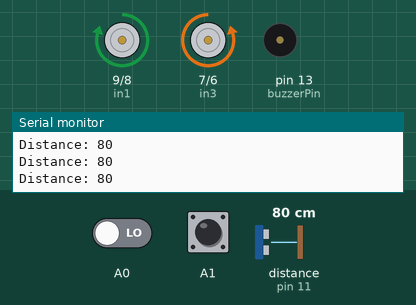
Simulated run of this sketch. Board: Arduino Uno, built with avr-gcc and run on an emulated ATmega328P. Parts: motor-driver pin pairs drawn as motors (green arrow = first pin HIGH = forward, orange = second pin HIGH = backward, longer = more drive, scaled by the enable pin), buzzer (waves = sounding, pin HIGH), the last lines printed to the serial monitor. The test bench sets the inputs (shaded band); at power-on: distance to the obstacle (sensor on pin 11) 80 cm, A0 LOW, A1 HIGH. The echo pulse lasts 58.3 µs per cm.

Above: at 1.2 s.
1.3 s: distance to the obstacle (sensor on pin 11) set to 42 cm
2.8 s: distance to the obstacle (sensor on pin 11) set to 37 cm
At 3.1 s:
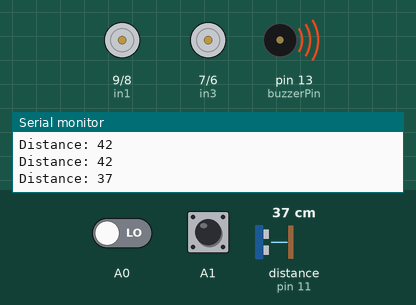
Timing chart, 0 to 5.8 s (numbered marks = the images above; inputs shaded):
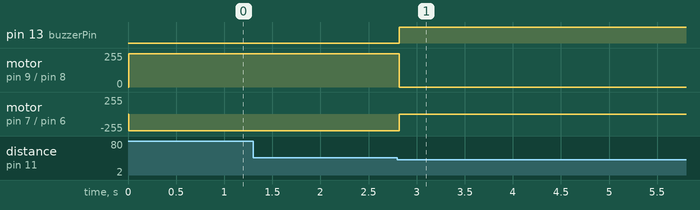

The sketch:

code.ino
```cpp
#include <Ultrasonic.h>

#define in1 9
#define in2 8
#define in3 7
#define in4 6
#define enA 10
#define enB 5
#define triggerPin 12
#define echoPin 11
#define buzzerPin 13

Ultrasonic ultrasonic(triggerPin, echoPin);
bool objectDetected = false;
unsigned long stopTime = 0;
unsigned long resumeTime = 0;
unsigned long ultrasonicTimeout = 180000; // 3 minutes in milliseconds
unsigned long stopDuration = 30000; // 2 minutes in milliseconds

int M1_Speed = 100; // speed of motor 1
int M2_Speed = 100; // speed of motor 2
int LeftRotationSpeed = 250; // Left Rotation Speed
int RightRotationSpeed = 250; // Right Rotation Speed

unsigned long buzzerStartTime = 0;
unsigned long buzzerDuration = 2000; // 2 seconds in milliseconds
unsigned long buzzerOffTime = 2000; // 2 seconds in milliseconds

void setup() {
  pinMode(in1, OUTPUT);
  pinMode(in2, OUTPUT);
  pinMode(in3, OUTPUT);
  pinMode(in4, OUTPUT);
  pinMode(enA, OUTPUT);
  pinMode(enB, OUTPUT);
  pinMode(buzzerPin, OUTPUT);

  // Initialize the ultrasonic sensor
  ultrasonic.setTimeout(50000); // Set a timeout in microseconds

  // Initialize Serial communication
  Serial.begin(9600);
}

void loop() {
  // Check if the ultrasonic sensor should be active
  if (millis() < resumeTime) {
    delay(100); // Small delay to reduce the loop frequency when the sensor is inactive
    return;
  }

  // Check for object detection using the ultrasonic sensor
  long distance = ultrasonic.read();
  Serial.print("Distance: ");
  Serial.println(distance);

  if (distance < 40) {
    Stop();
    objectDetected = true;
    stopTime = millis();
    resumeTime = stopTime + stopDuration;
    buzzerStartTime = millis(); // Start the buzzer timer
  } else {
    objectDetected = false;
  }

  if (objectDetected) {
    // Check the buzzer timer
    unsigned long elapsedBuzzerTime = millis() - buzzerStartTime;

    if (elapsedBuzzerTime < buzzerDuration) {
      digitalWrite(buzzerPin, HIGH);
    } else if (elapsedBuzzerTime < (buzzerDuration + buzzerOffTime)) {
      digitalWrite(buzzerPin, LOW);
    } else {
      // Reset the buzzer timer for the next cycle
      buzzerStartTime = millis();
    }
  } else {
    // React based on other sensor inputs when no object is detected
    int LEFT_SENSOR = digitalRead(A0);
    int RIGHT_SENSOR = digitalRead(A1);

    if (RIGHT_SENSOR == LOW && LEFT_SENSOR == LOW) {
      forward(); // FORWARD
    } else if (RIGHT_SENSOR == LOW && LEFT_SENSOR == HIGH) {
      right(); // Move Right
    } else if (RIGHT_SENSOR == HIGH && LEFT_SENSOR == LOW) {
      left(); // Move Left
    } else if (RIGHT_SENSOR == HIGH && LEFT_SENSOR == HIGH) {
      Stop(); // STOP
    }
  }
}

void forward() {
  digitalWrite(in1, HIGH);
  digitalWrite(in2, LOW);
  digitalWrite(in3, HIGH);
  digitalWrite(in4, LOW);
  analogWrite(enA, M1_Speed);
  analogWrite(enB, M2_Speed);
}

void backward() {
  digitalWrite(in1, LOW);
  digitalWrite(in2, HIGH);
  digitalWrite(in3, LOW);
  digitalWrite(in4, HIGH);
  analogWrite(enA, M1_Speed);
  analogWrite(enB, M2_Speed);
}

void right() {
  digitalWrite(in1, LOW);
  digitalWrite(in2, HIGH);
  digitalWrite(in3, HIGH);
  digitalWrite(in4, LOW);
  analogWrite(enA, LeftRotationSpeed);
  analogWrite(enB, RightRotationSpeed);
}

void left() {
  digitalWrite(in1, HIGH);
  digitalWrite(in2, LOW);
  digitalWrite(in3, LOW);
  digitalWrite(in4, HIGH);
  analogWrite(enA, LeftRotationSpeed);
  analogWrite(enB, RightRotationSpeed);
}

void Stop() {
  digitalWrite(in1, LOW);
  digitalWrite(in2, LOW);
  digitalWrite(in3, LOW);
  digitalWrite(in4, LOW);
  digitalWrite(buzzerPin, LOW); // Turn off the buzzer
}
```

Measured:
- the behaviour switches between 40 and 39 cm on distance to the obstacle (sensor on pin 11) (found by bisection; images 0 and 1)
- after the input at 2.8 s, pin 13 (buzzerPin): LOW → HIGH at once; motor on pin 9 (in1) / pin 8 (in2): forward 250/255 → stopped at once; motor on pin 7 (in3) / pin 6 (in4): backward 250/255 → stopped at once
